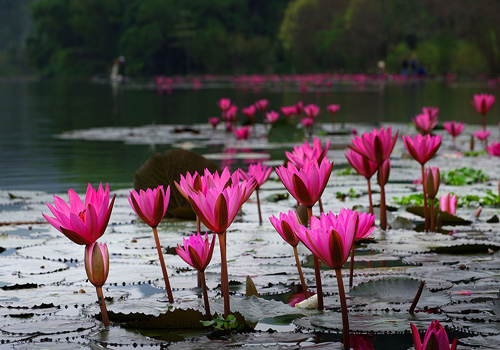
#> input picture Image/hoasung.jpg, 500 x 350 px
$ python drawonimage.py
#> lines starting #> are read from the running program, lines starting #| are printed output that depends on the picture
import cv2
import numpy as np

img = cv2.imread('Image/hoasung.jpg', 1)
#> img is the input picture: shape (350, 500, 3); mean B, G, R 81.6, 78.7, 91

cv2.line(img, (0, 0), (150, 150), (255, 0, 0), 15)


cv2.rectangle(img, (15, 25), (200, 150), (0, 255, 0), 5)

cv2.circle(img, (100, 63), 55, (0, 0, 255), 0) #<0 la tô

points = np.array([[10, 5], [20, 30], [70, 20], [50, 10]], np.int32);
# points = points.reshape((-1, 1, 2))
# print(points);
cv2.polylines(img, [points], True, (0, 255, 255), 3) # True: Thanh vong tron

font = cv2.FONT_HERSHEY_SIMPLEX
cv2.putText(img, 'Learn opencv',(50, 130), font, 1, (255, 255, 0), 2, cv2.LINE_AA) # 1 là cỡ chữ; 2 là độ đậm nét
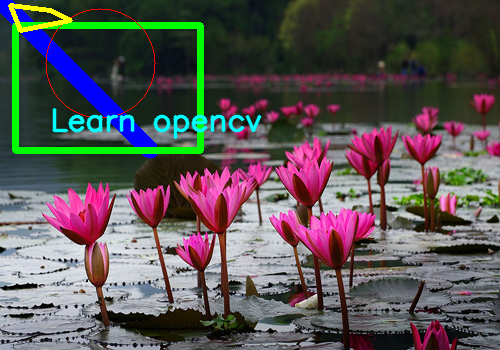
#> img: shape (350, 500, 3); mean B, G, R 86.1, 85.2, 90.3


cv2.imshow('Hoa sung', img)

cv2.waitKey()
cv2.destroyAllWindows()

$ run again, with Image/hoamai.jpg copied over Image/hoasung.jpg
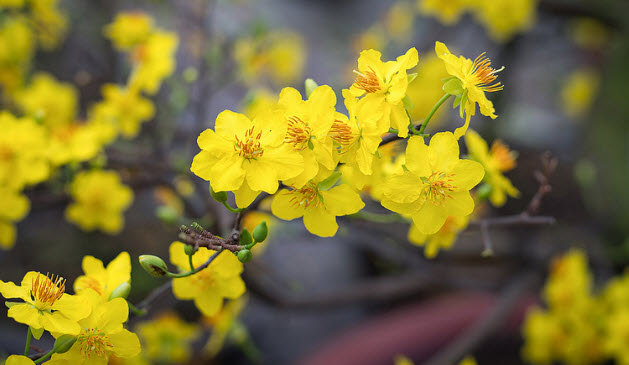
#> input picture Image/hoamai.jpg, 629 x 365 px
#> img is the input picture: shape (365, 629, 3); mean B, G, R 50.8, 115.8, 125.7
#> `cv2.putText(img, 'Learn opencv',(50, 130), font, 1, (255, 255, 0), 2, ..`:
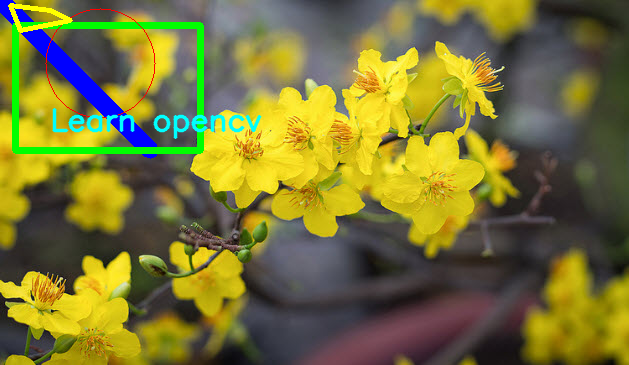
#> img: shape (365, 629, 3); mean B, G, R 53.8, 117.4, 121.1

$ run again, with Image/person.jpg copied over Image/hoasung.jpg
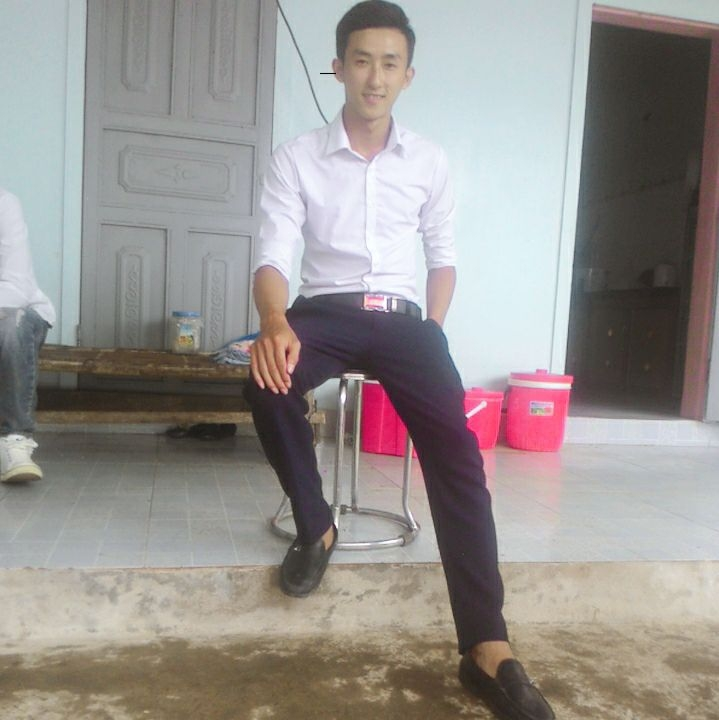
#> input picture Image/person.jpg, 719 x 720 px
#> img is the input picture: shape (720, 719, 3); mean B, G, R 142.6, 145.6, 150.7
#> `cv2.putText(img, 'Learn opencv',(50, 130), font, 1, (255, 255, 0), 2, ..`:
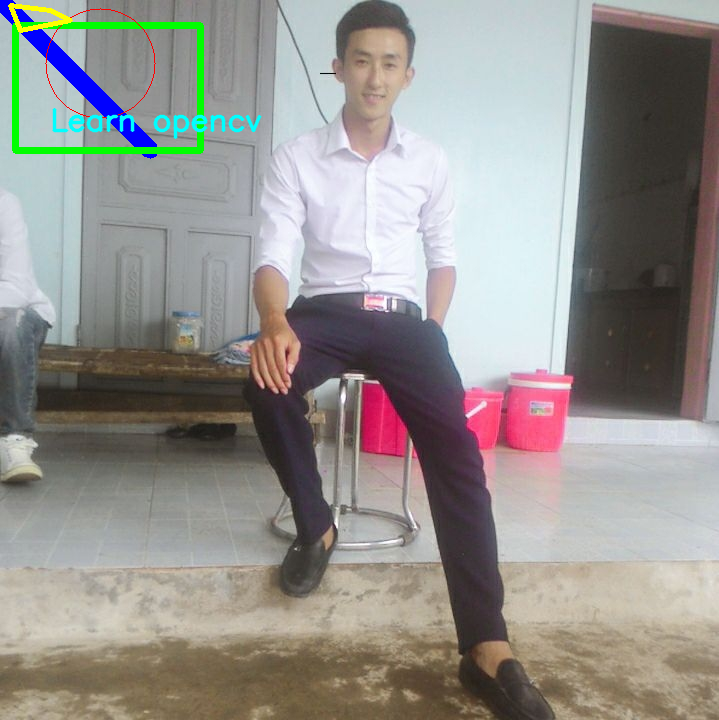
#> img: shape (720, 719, 3); mean B, G, R 141.7, 145.5, 148.1
